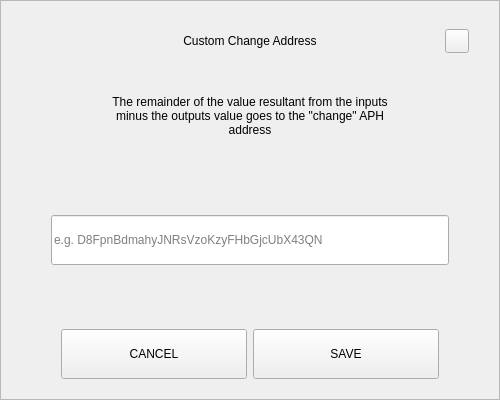
<?xml version="1.0" encoding="UTF-8"?>
<ui version="4.0">
 <class>SendChangeAddressDialog</class>
 <widget class="QDialog" name="SendChangeAddressDialog">
  <property name="geometry">
   <rect>
    <x>0</x>
    <y>0</y>
    <width>500</width>
    <height>400</height>
   </rect>
  </property>
  <property name="windowTitle">
   <string>Dialog</string>
  </property>
  <layout class="QVBoxLayout" name="verticalLayout">
   <property name="spacing">
    <number>0</number>
   </property>
   <property name="leftMargin">
    <number>0</number>
   </property>
   <property name="topMargin">
    <number>0</number>
   </property>
   <property name="rightMargin">
    <number>0</number>
   </property>
   <property name="bottomMargin">
    <number>0</number>
   </property>
   <item>
    <widget class="QFrame" name="frame">
     <property name="styleSheet">
      <string notr="true"/>
     </property>
     <property name="frameShape">
      <enum>QFrame::StyledPanel</enum>
     </property>
     <property name="frameShadow">
      <enum>QFrame::Raised</enum>
     </property>
     <layout class="QVBoxLayout" name="verticalLayout_2" stretch="0,0,0,0,0,0,0">
      <property name="spacing">
       <number>0</number>
      </property>
      <property name="leftMargin">
       <number>30</number>
      </property>
      <property name="topMargin">
       <number>20</number>
      </property>
      <property name="rightMargin">
       <number>30</number>
      </property>
      <property name="bottomMargin">
       <number>20</number>
      </property>
      <item>
       <layout class="QHBoxLayout" name="horizontalLayout_3">
        <property name="spacing">
         <number>0</number>
        </property>
        <item>
         <spacer name="horizontalSpacer_2">
          <property name="orientation">
           <enum>Qt::Horizontal</enum>
          </property>
          <property name="sizeHint" stdset="0">
           <size>
            <width>40</width>
            <height>20</height>
           </size>
          </property>
         </spacer>
        </item>
        <item>
         <widget class="QLabel" name="labelTitle">
          <property name="minimumSize">
           <size>
            <width>0</width>
            <height>40</height>
           </size>
          </property>
          <property name="maximumSize">
           <size>
            <width>16777215</width>
            <height>40</height>
           </size>
          </property>
          <property name="styleSheet">
           <string notr="true">padding-left:24px;</string>
          </property>
          <property name="text">
           <string>Custom Change Address</string>
          </property>
          <property name="alignment">
           <set>Qt::AlignCenter</set>
          </property>
          <property name="margin">
           <number>7</number>
          </property>
         </widget>
        </item>
        <item>
         <spacer name="horizontalSpacer">
          <property name="orientation">
           <enum>Qt::Horizontal</enum>
          </property>
          <property name="sizeHint" stdset="0">
           <size>
            <width>40</width>
            <height>20</height>
           </size>
          </property>
         </spacer>
        </item>
        <item>
         <widget class="QPushButton" name="btnEsc">
          <property name="minimumSize">
           <size>
            <width>24</width>
            <height>24</height>
           </size>
          </property>
          <property name="maximumSize">
           <size>
            <width>24</width>
            <height>24</height>
           </size>
          </property>
          <property name="focusPolicy">
           <enum>Qt::NoFocus</enum>
          </property>
          <property name="text">
           <string/>
          </property>
         </widget>
        </item>
       </layout>
      </item>
      <item>
       <spacer name="verticalSpacer_2">
        <property name="orientation">
         <enum>Qt::Vertical</enum>
        </property>
        <property name="sizeType">
         <enum>QSizePolicy::Fixed</enum>
        </property>
        <property name="sizeHint" stdset="0">
         <size>
          <width>20</width>
          <height>20</height>
         </size>
        </property>
       </spacer>
      </item>
      <item alignment="Qt::AlignHCenter">
       <widget class="QLabel" name="labelMessage">
        <property name="minimumSize">
         <size>
          <width>0</width>
          <height>70</height>
         </size>
        </property>
        <property name="text">
         <string>The remainder of the value resultant from the inputs minus the outputs value goes to the &quot;change&quot; APH address</string>
        </property>
        <property name="alignment">
         <set>Qt::AlignCenter</set>
        </property>
        <property name="wordWrap">
         <bool>true</bool>
        </property>
       </widget>
      </item>
      <item>
       <spacer name="verticalSpacer_3">
        <property name="orientation">
         <enum>Qt::Vertical</enum>
        </property>
        <property name="sizeHint" stdset="0">
         <size>
          <width>20</width>
          <height>40</height>
         </size>
        </property>
       </spacer>
      </item>
      <item>
       <layout class="QHBoxLayout" name="horizontalLayout_2">
        <property name="spacing">
         <number>0</number>
        </property>
        <property name="leftMargin">
         <number>20</number>
        </property>
        <property name="rightMargin">
         <number>20</number>
        </property>
        <item>
         <widget class="QLineEdit" name="lineEditAddress">
          <property name="minimumSize">
           <size>
            <width>0</width>
            <height>50</height>
           </size>
          </property>
          <property name="placeholderText">
           <string notr="true">e.g. D8FpnBdmahyJNRsVzoKzyFHbGjcUbX43QN</string>
          </property>
         </widget>
        </item>
       </layout>
      </item>
      <item>
       <spacer name="verticalSpacer">
        <property name="orientation">
         <enum>Qt::Vertical</enum>
        </property>
        <property name="sizeHint" stdset="0">
         <size>
          <width>20</width>
          <height>40</height>
         </size>
        </property>
       </spacer>
      </item>
      <item>
       <layout class="QHBoxLayout" name="horizontalLayout" stretch="2,2">
        <property name="spacing">
         <number>6</number>
        </property>
        <property name="leftMargin">
         <number>30</number>
        </property>
        <property name="rightMargin">
         <number>30</number>
        </property>
        <item>
         <widget class="QPushButton" name="btnCancel">
          <property name="minimumSize">
           <size>
            <width>180</width>
            <height>50</height>
           </size>
          </property>
          <property name="focusPolicy">
           <enum>Qt::NoFocus</enum>
          </property>
          <property name="text">
           <string>CANCEL</string>
          </property>
         </widget>
        </item>
        <item>
         <widget class="QPushButton" name="btnSave">
          <property name="minimumSize">
           <size>
            <width>180</width>
            <height>50</height>
           </size>
          </property>
          <property name="focusPolicy">
           <enum>Qt::NoFocus</enum>
          </property>
          <property name="text">
           <string>SAVE</string>
          </property>
         </widget>
        </item>
       </layout>
      </item>
     </layout>
    </widget>
   </item>
  </layout>
 </widget>
 <resources/>
 <connections/>
</ui>
